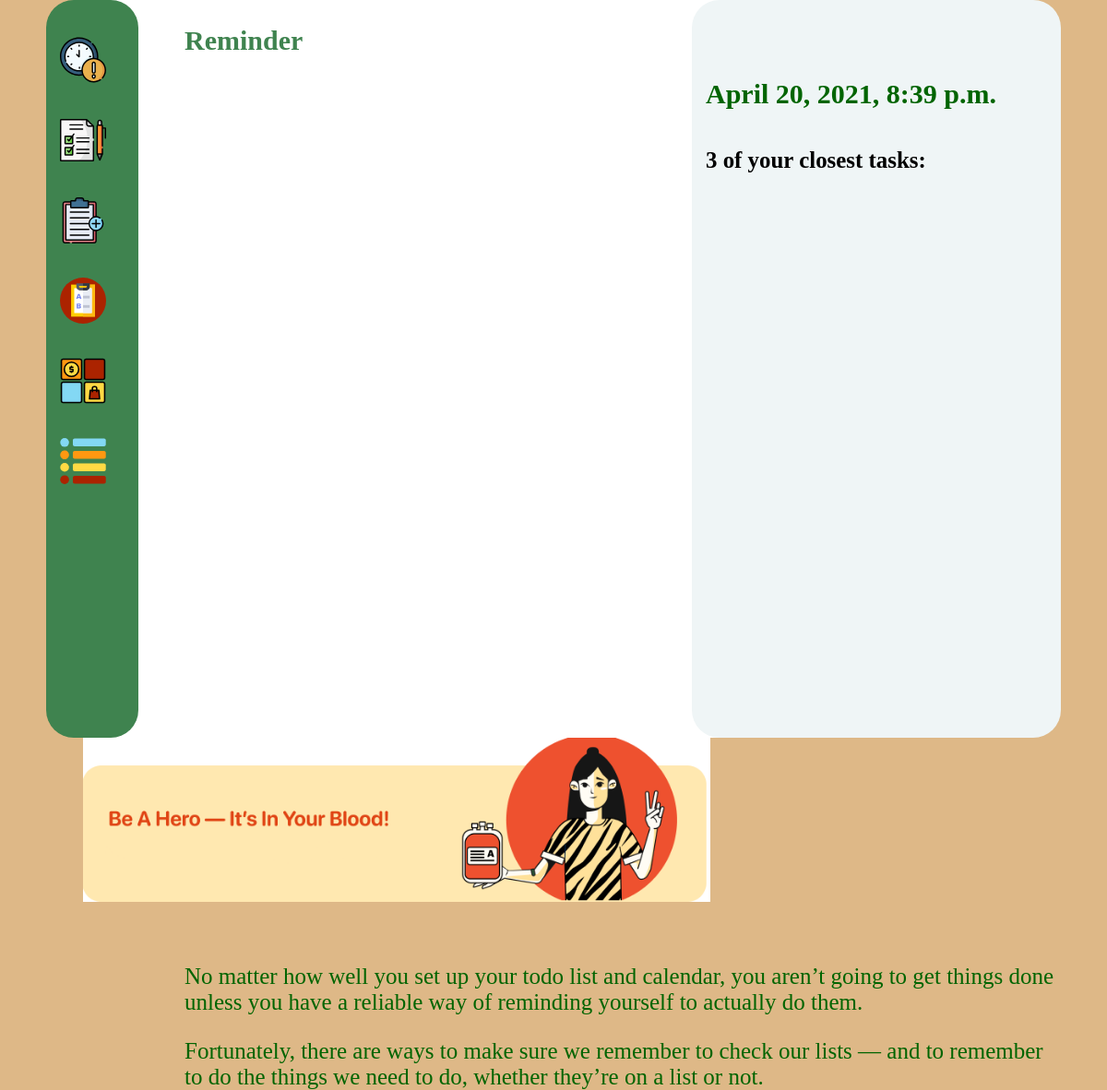
Before: / with the older database file.
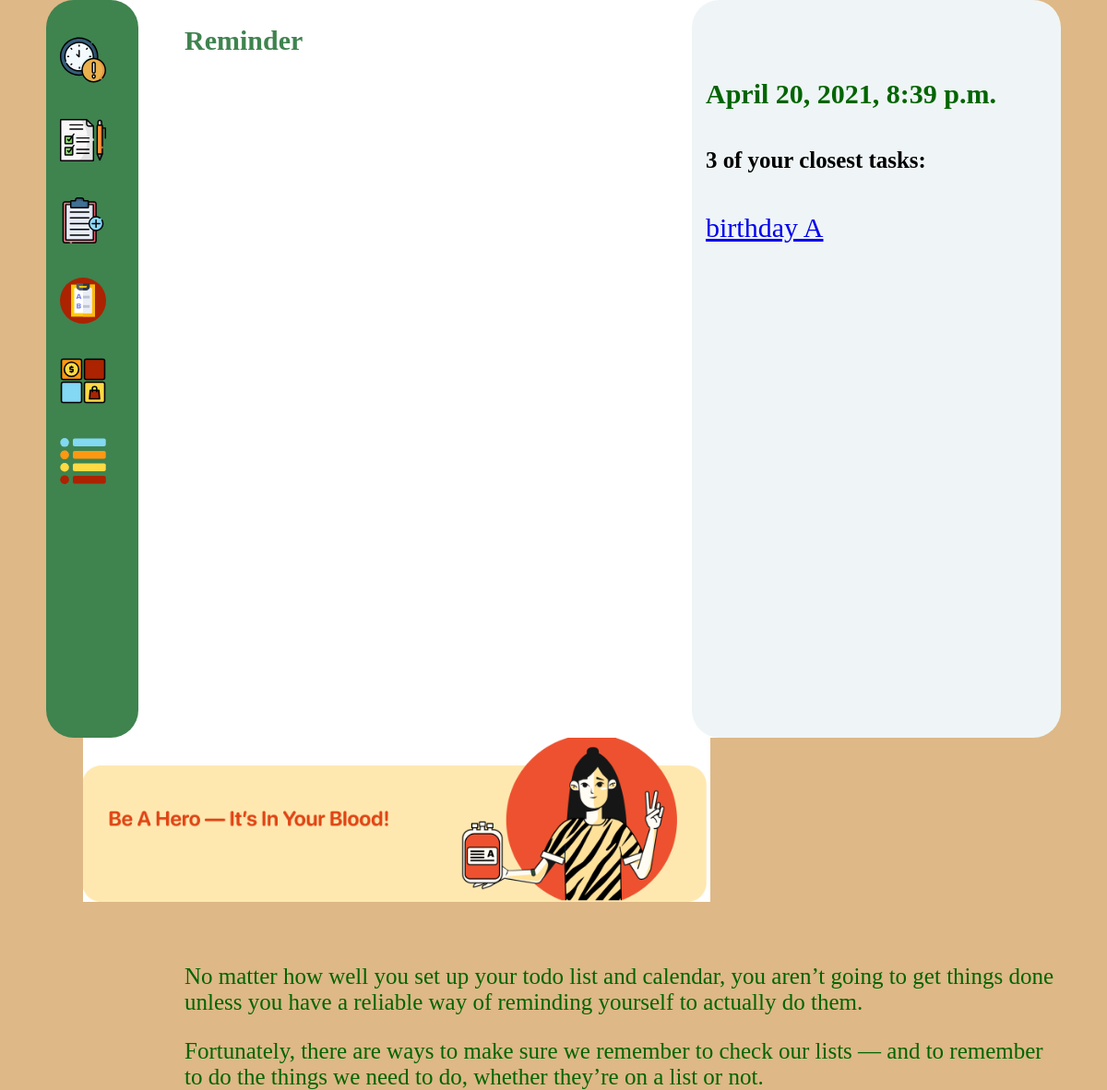
After: the same page with the newer database file.
### apps/todo/models/task.py (models this page shows, shortened)
class Task(models.Model):
    title = models.CharField('Title', max_length=100)
    category = models.ForeignKey(Category, on_delete=models.CASCADE)
    Priority = [('A', 'A'), ('B', 'B'), ('C', 'C')]
    priority = models.CharField('Priority', max_length=1, choices=Priority)
    content = models.TextField('Content', blank=True)
    time_to_do = models.DateTimeField('Time to do', help_text='format :2021-05-22 15:30')
    created = models.DateTimeField(default=now)
    done = models.BooleanField(default=False)
    objects = TaskManager()
    class Meta:
        ordering = ["time_to_do"]
    def __str__(self):
        return self.title + " " + self.priority

### apps/todo/views.py (the view)
# urls.py: path('', LatestTask.as_view(), name='base'),
class LatestTask(TemplateView):
    template_name = 'base.html'
    def get_context_data(self, **kwargs):
        context = super().get_context_data(**kwargs)
        context['latest_Task'] = Task.objects.filter(time_to_do__gte=now(), done=False)[:3]
        context['now'] = now()
        return context

### templates/base.html (shortened to what this page needs)
{% load static %}
<!DOCTYPE html>
<html lang="en">
<head>
    <link rel="stylesheet" type="text/css" href="{% static 'todo/style.css' %}">
</head>
<body>
<div class="panel-body">
    <aside>
        <div style="margin-left: 5px;padding: 10px">
            <p><a href="{% url 'past_task' %}">{% include 'todo/img/clock.svg' %}</a></p>
            <p><a href="{% url "task_list" %}">{% include 'todo/img/task-list.svg' %}</a></p>
            <p><a href="{% url 'task' %}">{% include 'todo/img/add.svg' %}</a><br></p>
            <p><a href="{% url 'task-priority' %}">{% include 'todo/img/clipboard (1).svg' %}</a></p>
            <p><a href="{% url 'add_category' %}">{% include 'todo/img/categories.svg' %}</a></p>
            <p><a href="{% url 'category_list' %}">{% include 'todo/img/options.svg' %}</a></p>
        </div>
    </aside>
    <div class="aside">
        <div>{% block content %}
            <div>
                <ul>
                    <h4 style="color: darkgreen">{{ now }}</h4>
                    <h5>3 of your closest tasks:</h5>
                    {% for t in latest_Task %}
                        <a href="{% url 'task_list' %}">
                            <li>{{ t }}</li>
                        </a>
                    {% endfor %}
                </ul>
            </div>
        {% endblock %}</div>
    </div>
    <main>
        <section>
            <a href="{% url 'base' %}" class="title">Reminder</a>
            <img class="logo" src="{% static 'images/girl.PNG' %}">
            <div class="text"><p>No matter how well you set up your todo list and calendar, you aren’t going to get
                things done unless you
                have a reliable way of reminding yourself to actually do them. </p>
                <p> Fortunately, there are ways to make sure we remember to check our lists — and to remember to do the
                    things we need to do, whether they’re on a list or not. </p></div>
        </section>
    </main>
</div>
</body>
</html>

Changed rows visible on the page:
added Task: title+priority "birthday A"
